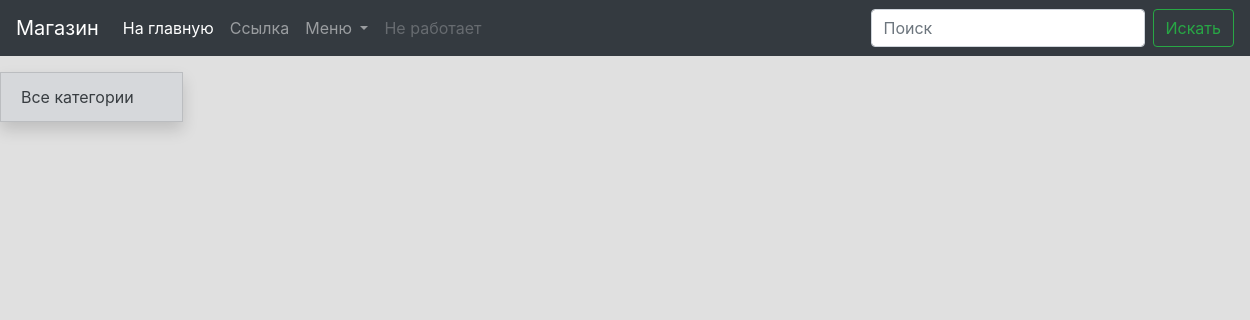
/, run on an earlier commit of the app's database.
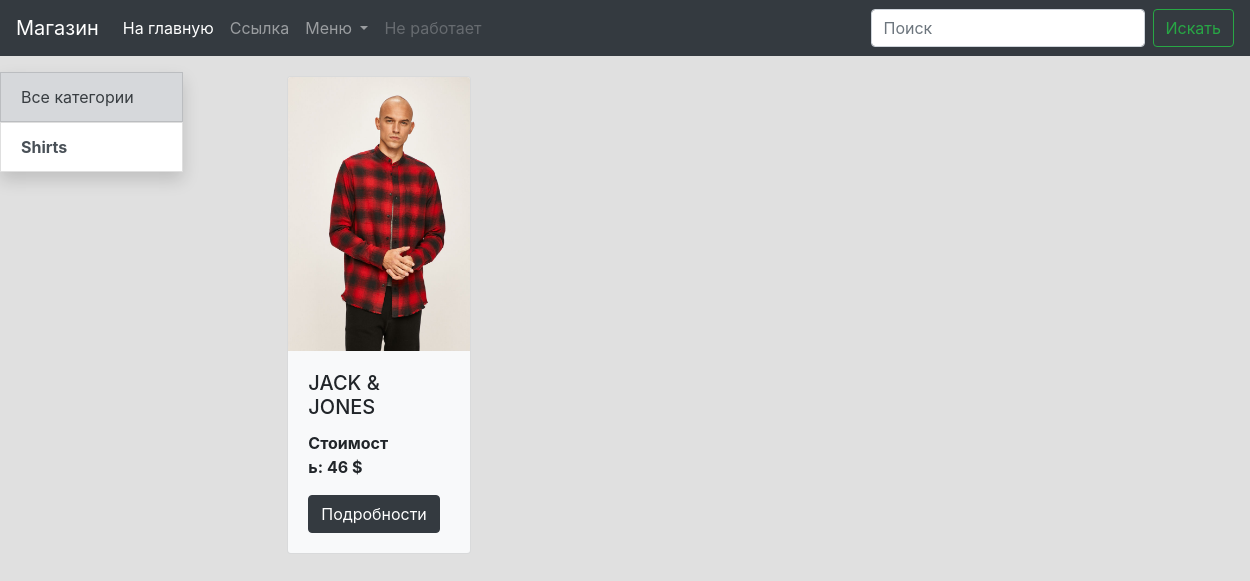
And on a later commit of the database.
### catalog/models.py (models this page shows, shortened)
class Category(models.Model):
    name = models.CharField('Категория', max_length=150, unique=True)
    description = models.TextField('Описание', blank=True)
    url = models.SlugField(verbose_name=160, unique=True)
    class Meta:
        verbose_name = 'Категория'
        verbose_name_plural = 'Категории'

class Product(models.Model):
    image = models.ImageField(verbose_name='Главное фото', upload_to='main_photo/', blank=True)
    name = models.TextField(verbose_name='Название товара', max_length=20)
    description = models.TextField(verbose_name='Описание товара', max_length=1000)
    price = models.PositiveIntegerField(verbose_name='Стоимость')
    actual = models.BooleanField(verbose_name='В наличии', help_text='Если товар не набросок, то ставить галочку')
    url = models.SlugField(max_length=160, unique=True)
    def get_absolute_url(self):
        return reverse('catalog:product_detail', args=[self.id])
    class Meta:
        verbose_name = 'Товар'
        verbose_name_plural = 'Товары'

### catalog/views.py (the view)
# urls.py: path('', product_list),
def product_list(request):
    categories = Category.objects.all()
    products = Product.objects.all()
    return render(request, 'catalog/product_list.html', context={'categories': categories, 'products': products})

### catalog/templates/catalog/product_list.html
{%extends 'catalog/base_catalog.html'%}
{%block content%}
    <div class="container-left">
        <div class="row">
                <div class="col-12 col-sm-12 col-md-12 col-lg-2 mt-3 ">
                    <div class="shadow">
                        <ul class="list-group">
                                <li >
                                    <a href="/" class="list-group-item list-group-item-action list-group-item-secondary">Все категории</a>
                                </li>
                            {% for category in categories %}
                                    <li>
                                            <a href="Тут должна быть ссылка на категорию" class="list-group-item list-group-item-action "><strong>{{ category.name }}</strong></a>
                                    </li>
                            {% endfor %}
                        </ul>
                    </div>
                </div>
             <div class="col-12 col-sm-12 col-md-12 col-lg-10">
                  <div class="card-deck mt-3" style='width:100%; margin-left: auto; margin-right: -40px;'>
                      {% for product in products %}
                          <div class="col-sm-12 col-lg-3 m-1">
                                  <div class="card bg-light mb-3" style="width:80%;">
                                      <img  height="100%" src="{{product.image.url}}"  style="width:100%;" class="card-img-top" alt="изображение продукта">
                                      <div class="card-body" style='width:100%; height:100%;'>
                                          <h5 class="card-title">{{product.name}}</h5>
                                              <div class="row">
                                                  <div class="col-sm-8"><p><strong>Стоимость:  {{product.price}} $</strong></p></div>
                                              </div>
                                          <a href="{{product.get_absolute_url}}" class="btn btn-dark">Подробности</a>
                                      </div>
                                  </div>
                          </div>
                      {% endfor %}
                  </div>
             </div>
        </div>
    </div>
{%endblock%}

### catalog/templates/catalog/base_catalog.html
{% extends 'base.html' %}

### templates/base.html (shortened to what this page needs)
<!DOCTYPE html>
{% load static %}
<html lang="en">
<head>
    <link rel="stylesheet" href="https://stackpath.bootstrapcdn.com/bootstrap/4.5.0/css/bootstrap.min.css"
>
</head>
<body style="background-color:#E0E0E0 ">
    <nav class="navbar navbar-expand-lg navbar-dark bg-dark">
      <a class="navbar-brand" href="#">Магазин</a>
      <div class="collapse navbar-collapse" id="navbarSupportedContent">
        <ul class="navbar-nav mr-auto">
            <li class="nav-item active">
            <a class="nav-link" href="#">На главную<span class="sr-only">(current)</span></a>
            </li>
            <li class="nav-item">
            <a class="nav-link" href="#">Ссылка</a>
            </li>
            <li class="nav-item dropdown">
                <a class="nav-link dropdown-toggle" href="#" id="navbarDropdown" role="button" data-toggle="dropdown" aria-haspopup="true" aria-expanded="false">
                Меню
                </a>
            </li>
            <li class="nav-item">
            <a class="nav-link disabled" href="#" tabindex="-1" aria-disabled="true">Не работает</a>
            </li>
        </ul>
        <form class="form-inline my-2 my-lg-0">
          <input class="form-control mr-sm-2" type="search" placeholder="Поиск" aria-label="Search">
            <button class="btn btn-outline-success my-2 my-sm-0" type="submit">Искать</button>
        </form>
      </div>
    </nav>
    {% block content %}
    {% endblock %}
</body>
</html>

What changed in the data, as far as the page shows it:
added Category: name "Shirts"
added Product: image (picture), name "JACK & JONES", price "46"
